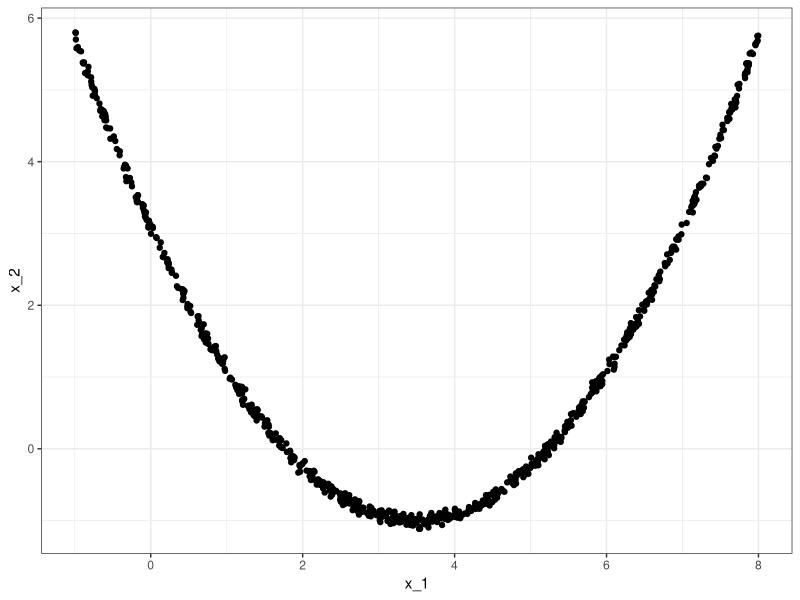
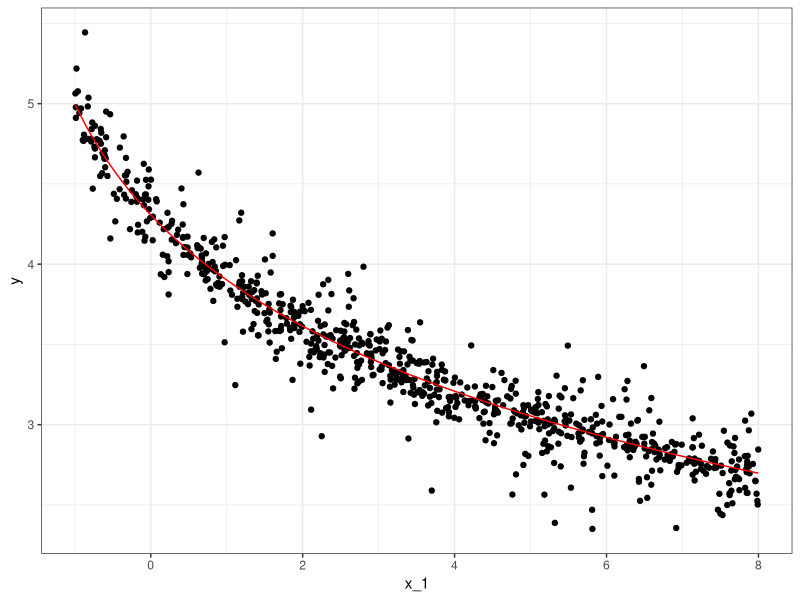
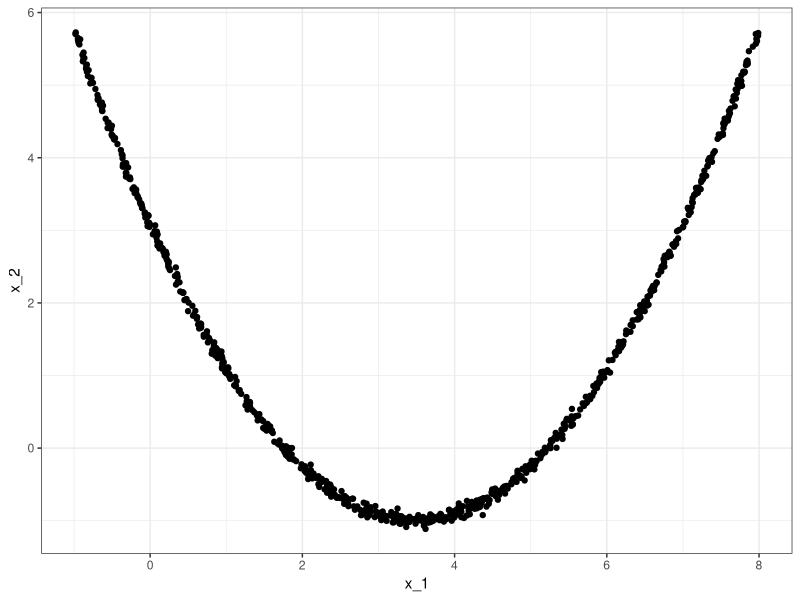
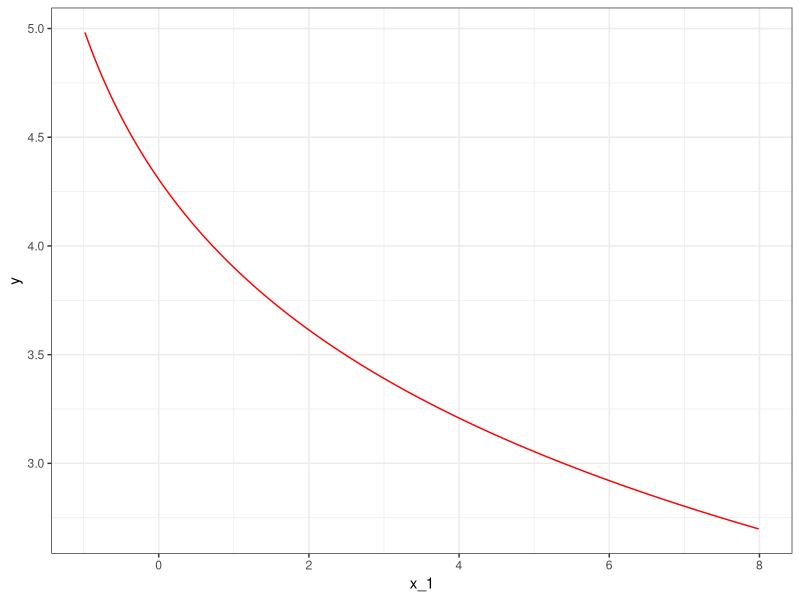
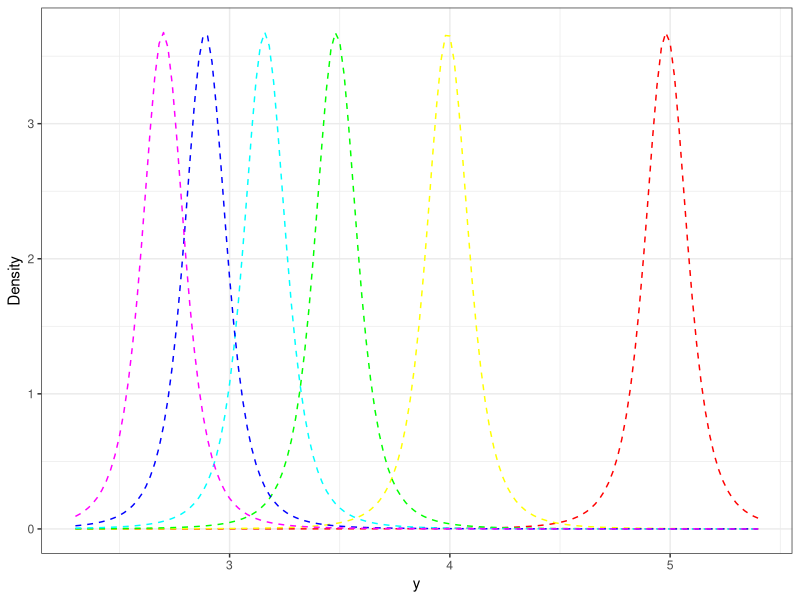

Source code (R) for these figures, in order:
##############################################
## Data Generation for StatSci paper
##############################################
library(ggplot2)
library(tidyverse)
library(mvtnorm) 
library(msm)

setwd("/Users/swade/Documents/GitHub/BayesXMix/data_simulation/ex1a")

##############################################
## Example 1: Drawback of Joint
##############################################

# Training Data
set.seed(1010101)
n = 800
p = 2

# Covariates
x= matrix(0,n,p)
x[,1] = runif(n,-1,8)
x[,2] = (x[,1]-3.5)^2/3-1+rnorm(n,0,0.05)

ggplot() +
  geom_point(aes(x = x[,1], y = x[,2])) +
  theme_bw() +
  xlab("x_1") +
  ylab("x_2")

# Response
y = 5-log(x[,1]+2) +rt(n, df=3)*0.1
m_true = 5-log(x[,1]+2)

ggplot() +
  geom_point(aes(x = x[,1], y = y)) +
  theme_bw() +
  xlab("x_1") +
  ylab("y") +
  geom_line(aes(x = x[,1], y = m_true), col ="red")

### PREDICTION
n_new = 800

# Covariates
x_new= matrix(0,n_new,p)
x_new[,1] = runif(n_new,-1,8)
x_new[,2] = (x_new[,1]-3.5)^2/3-1+rnorm(n_new,0,0.05)

# True regression function
m_true_new = 5-log(x_new[,1]+2)

# True density
y_grid=seq(2.3,5.4,.02)
m2=length(y_grid)
f_true_new = dt((matrix(y_grid,nrow=m2,ncol=n_new)-t(matrix(m_true_new,nrow=n_new,ncol=m2)))/0.1, df=3)/0.1

ggplot() +
  geom_point(aes(x = x_new[,1], y = x_new[,2])) +
  theme_bw() +
  xlab("x_1") +
  ylab("x_2")

ggplot() +
  geom_line(aes(x = x_new[,1], y = m_true_new), col ="red") +
  theme_bw() +
  xlab("x_1") +
  ylab("y") 

#Plot density for a few observations
xs = sort(x_new[,1], index.return=TRUE)
inds = xs$ix[c(seq(1,n_new,n_new/5),n_new)]
cols = rainbow(6)
ggplot() +
  geom_line(aes(x = y_grid, y = f_true_new[,inds[1]]), col = cols[1],linetype = "dashed") +
  geom_line(aes(x = y_grid, y = f_true_new[,inds[2]]), col = cols[2],linetype = "dashed") +
  geom_line(aes(x = y_grid, y = f_true_new[,inds[3]]), col = cols[3],linetype = "dashed") +
  geom_line(aes(x = y_grid, y = f_true_new[,inds[4]]), col = cols[4],linetype = "dashed") +
  geom_line(aes(x = y_grid, y = f_true_new[,inds[5]]), col = cols[5],linetype = "dashed") +
  geom_line(aes(x = y_grid, y = f_true_new[,inds[6]]), col = cols[6],linetype = "dashed") +
  theme_bw() +
  labs( x = "y", y = "Density")

# Save data
save.image("data_ex1_tdf3.RData")

write.csv(cbind(x,y), file = "ex1train_terrors.csv", row.names = TRUE)
write.csv(x_new, file = "ex1test_terrors.csv", row.names = TRUE)
write.csv(f_true_new, file = "ex1test_terrors_dens.csv", row.names = TRUE)
